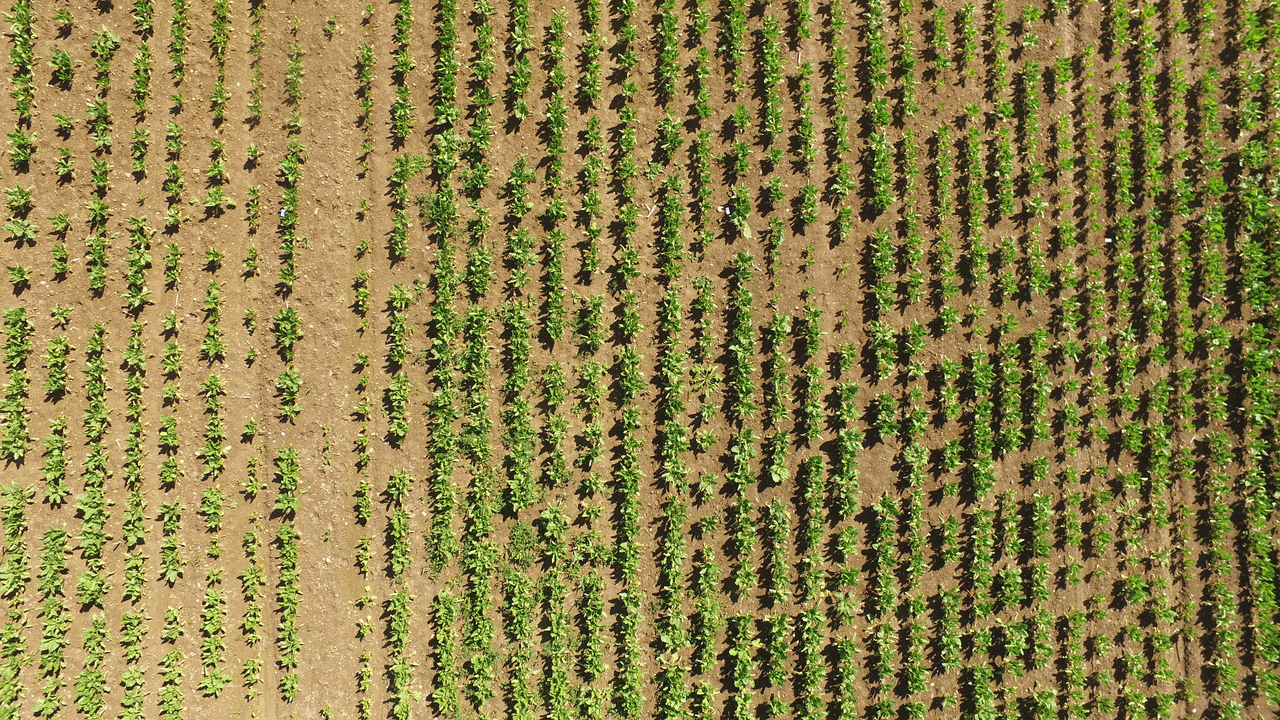
#> input picture Øving 1/data/grass.jpg, 1280 x 720 px, found by its file name
$ python task2.py
#> lines starting #> are read from the running program, lines starting #| are printed output that depends on the picture; after the words box and inside, x2 and y2 are one past the last pixel; in counts of white or black regions, pixels touching at a corner belong together
import numpy as np
import matplotlib.pyplot as plt
from PIL import Image

grass = 'data/grass.jpg'

# 2.1)


def widthAndHeightImage(image):
#> called with image = 'data/grass.jpg'
    img = Image.open(image)
#> img is the input picture: PIL image 1280x720 RGB; mean R, G, B 139.4, 128.4, 73

    width, height = img.size
#> width = 1280; height = 720

    return width, height


print(widthAndHeightImage(grass))


# 2.2)
grass_img = Image.open(grass)

grass_array = np.array(grass_img)

ga0 = grass_array[:, :, 0]
ga1 = grass_array[:, :, 1]
ga2 = grass_array[:, :, 2]


def task2_2():

    plt.subplot(1, 3, 1)
    plt.imshow(ga0, cmap='gray')

    # Assume this is the green channel since the green trees are brightest in this image
    plt.subplot(1, 3, 2)
    plt.imshow(ga1, cmap='gray')

    plt.subplot(1, 3, 3)
    plt.imshow(ga2, cmap='gray')
    plt.show()


# 2.3)
threshold_value = 120
thresholded = (ga1 > threshold_value).astype(np.uint8) * 255
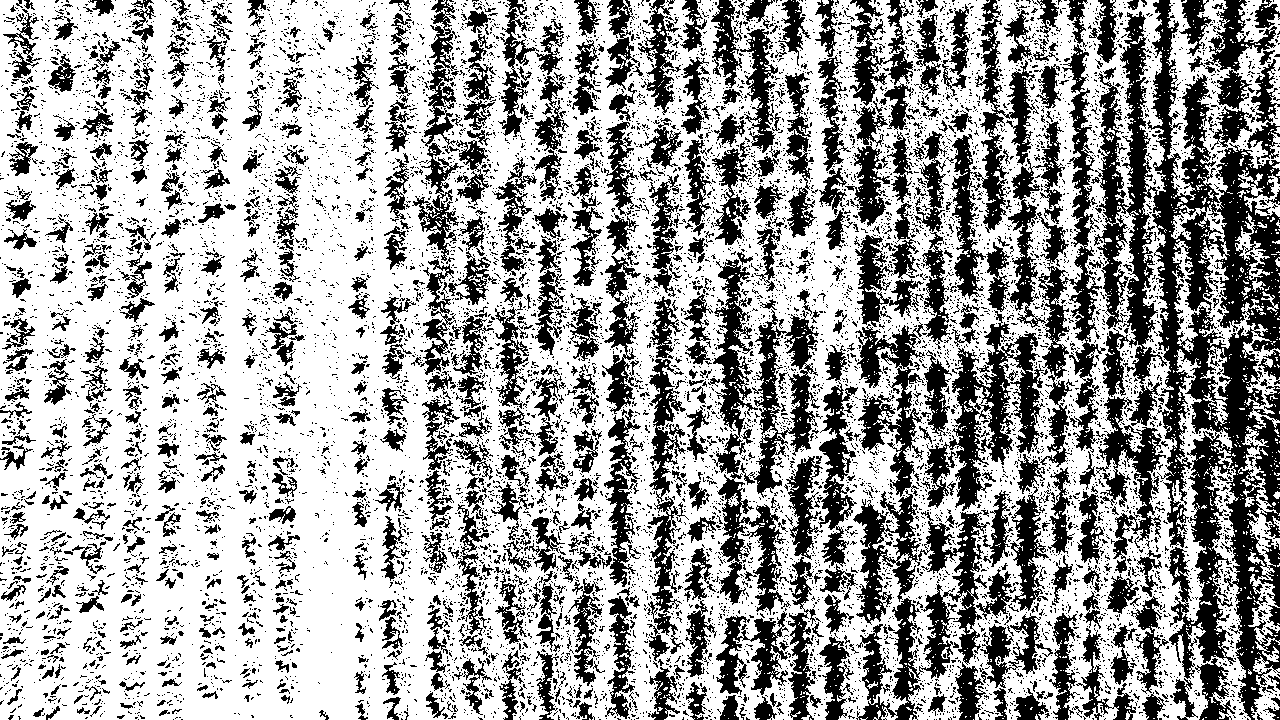
#> thresholded: shape (720, 1280); 64.1% white; 10992 black regions (10071 under 20 px), largest, box (x1, y1, x2, y2) and area: (1094, 0, 1280, 720) 50625, (924, 310, 1044, 511) 8246, (856, 511, 990, 720) 7807


def task2_3():
    plt.imshow(thresholded, cmap="gray")
    plt.axis("off")
    plt.show()

# Seems like having a value of 120 makes it so that the trees are standing out and having a black outline


# 2.4)
rgb = grass_array.astype(np.float32)

R = rgb[:, :, 0]
G = rgb[:, :, 1]
B = rgb[:, :, 2]

S = R + G + B
S[S == 0] = 1.0
#> S: shape (720, 1280) float32; min 1, max 765, mean 340.9

r = R / S
g = G / S
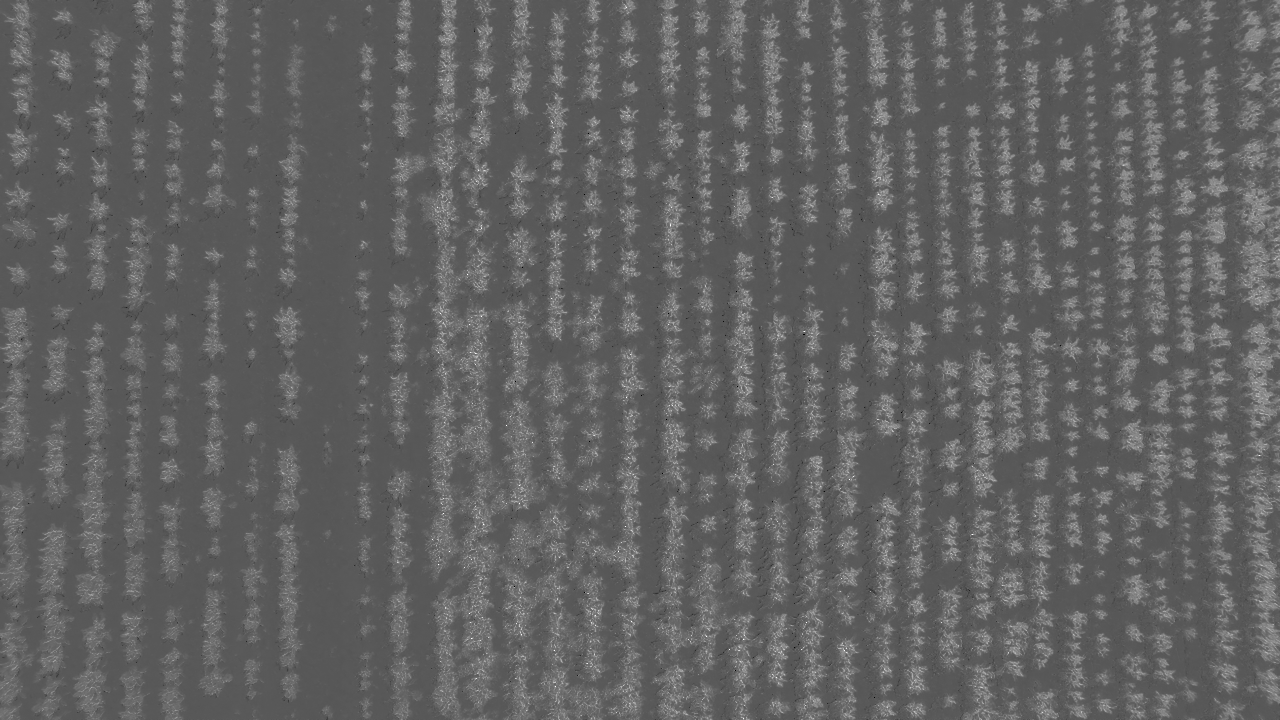
#> g: shape (720, 1280) float32; min 0, max 1, mean 0.385
b = B / S
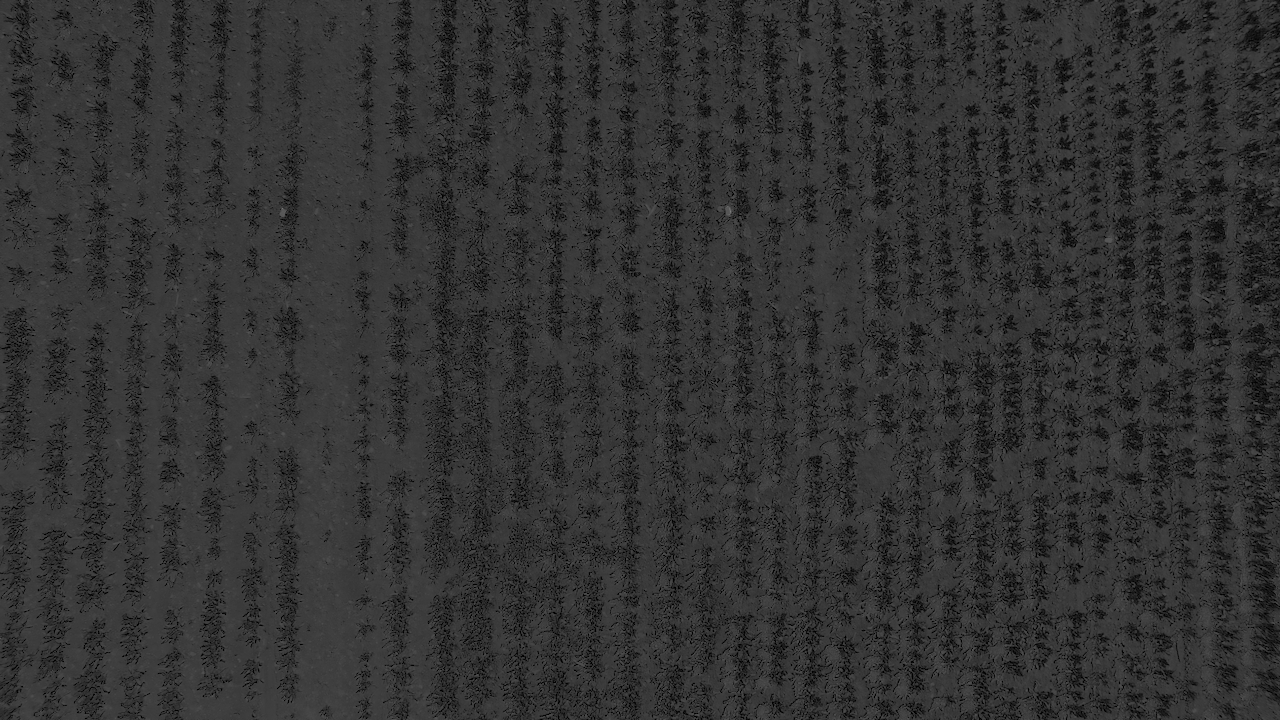
#> b: shape (720, 1280) float32; min 0, max 0.483, mean 0.201


def task2_4():
    plt.figure(figsize=(12, 4))

    plt.subplot(1, 3, 1)
    plt.imshow(r, cmap="gray", vmin=0, vmax=1)
    plt.title("r")
    plt.axis("off")

    plt.subplot(1, 3, 2)
    plt.imshow(g, cmap="gray", vmin=0, vmax=1)
    plt.title("g")
    plt.axis("off")

    plt.subplot(1, 3, 3)
    plt.imshow(b, cmap="gray", vmin=0, vmax=1)
    plt.title("b")
    plt.axis("off")

    plt.tight_layout()
    plt.show()


task2_4()


# 2.5)
threshold_value = 0.4
thresholded_5 = (g > threshold_value).astype(np.uint8) * 255
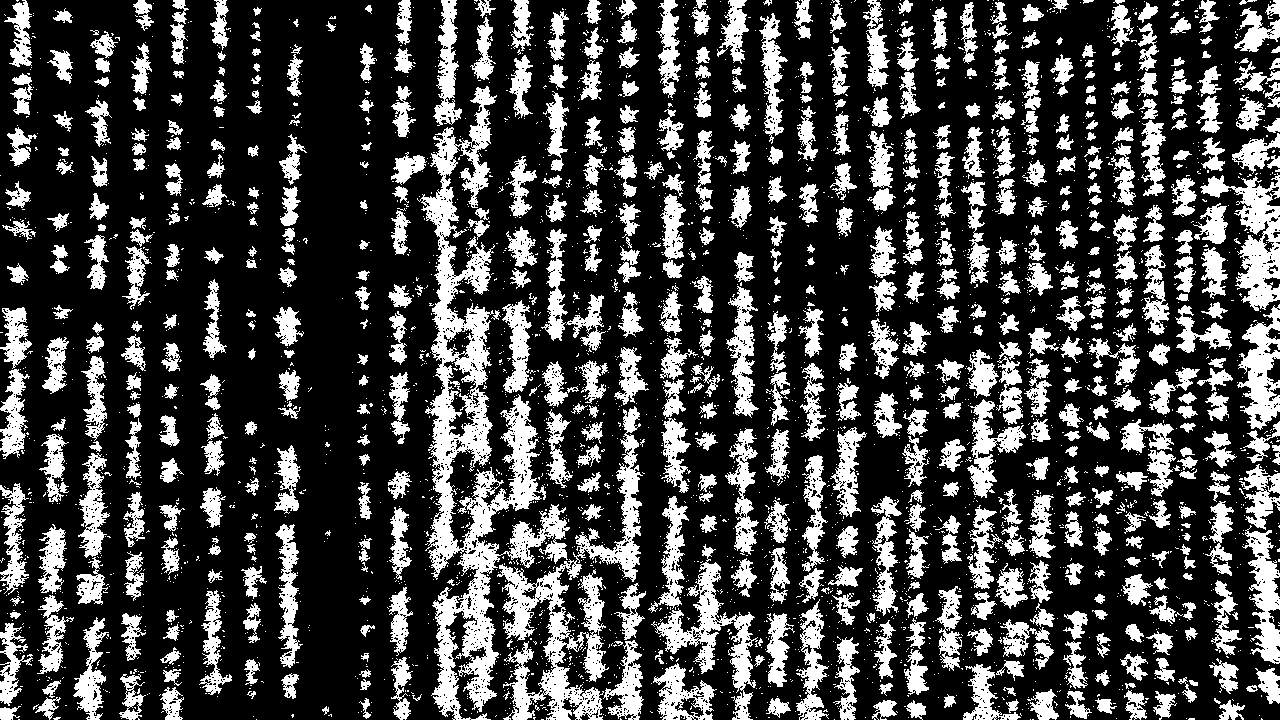
#> thresholded_5: shape (720, 1280); 27.5% white; 3623 white regions (2985 under 20 px), largest, box (x1, y1, x2, y2) and area: (417, 86, 570, 720) 24373, (497, 406, 643, 720) 10666, (651, 544, 758, 720) 4211


def task2_5():
    plt.imshow(thresholded_5, cmap="gray")
    plt.axis("off")
    plt.show()


task2_5()

$ run again, with Øving 1/data/grid.jpg copied over Øving 1/data/grass.jpg
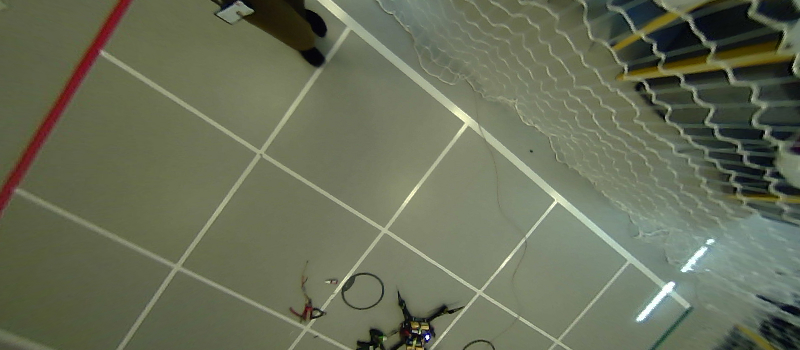
#> input picture Øving 1/data/grid.jpg, 800 x 350 px, found by its file name
#> in widthAndHeightImage, img is the input picture: PIL image 800x350 RGB; mean R, G, B 103.7, 109.6, 87.4
#> `thresholded = (ga1 > threshold_value).astype(np.uint8) * 255`:
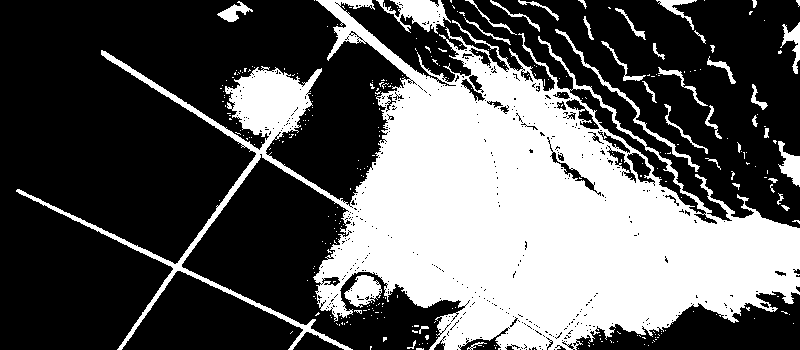
#> thresholded: shape (350, 800); 36.1% white; 323 white regions (286 under 20 px), largest, box (x1, y1, x2, y2) and area: (16, 0, 800, 350) 93689, (376, 0, 451, 34) 1214, (555, 29, 700, 172) 751
#> `thresholded_5 = (g > threshold_value).astype(np.uint8) * 255`:
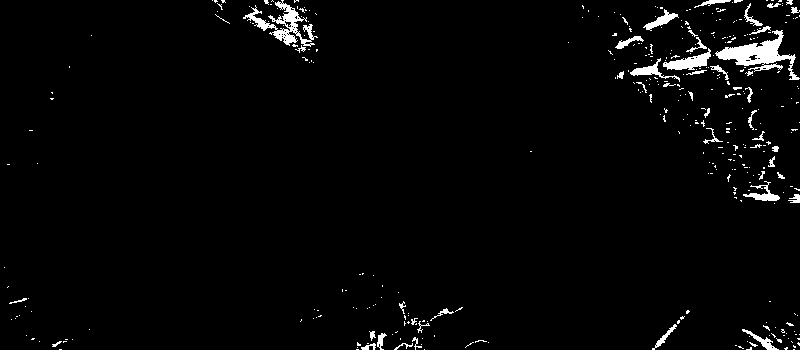
#> thresholded_5: shape (350, 800); 2.5% white; 371 white regions (323 under 20 px), largest, box (x1, y1, x2, y2) and area: (715, 30, 800, 80) 1395, (243, 0, 318, 47) 1028, (663, 48, 711, 70) 466
